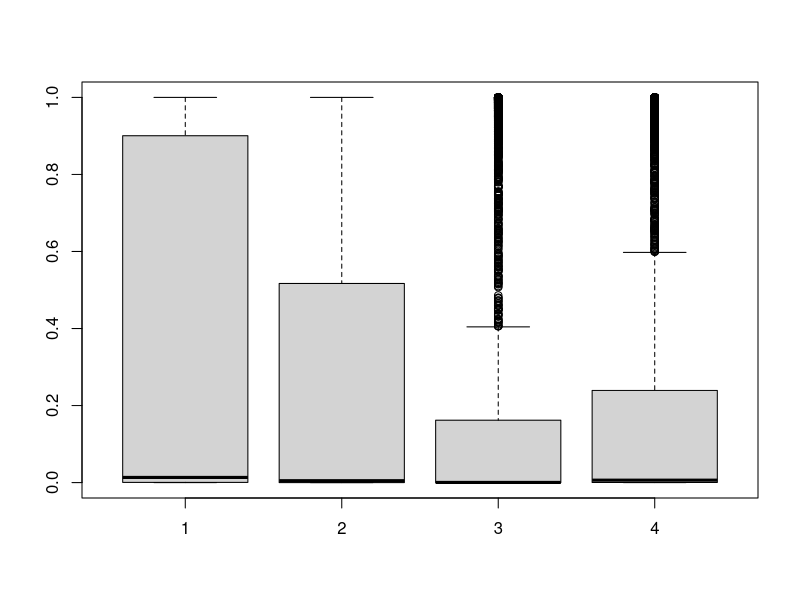
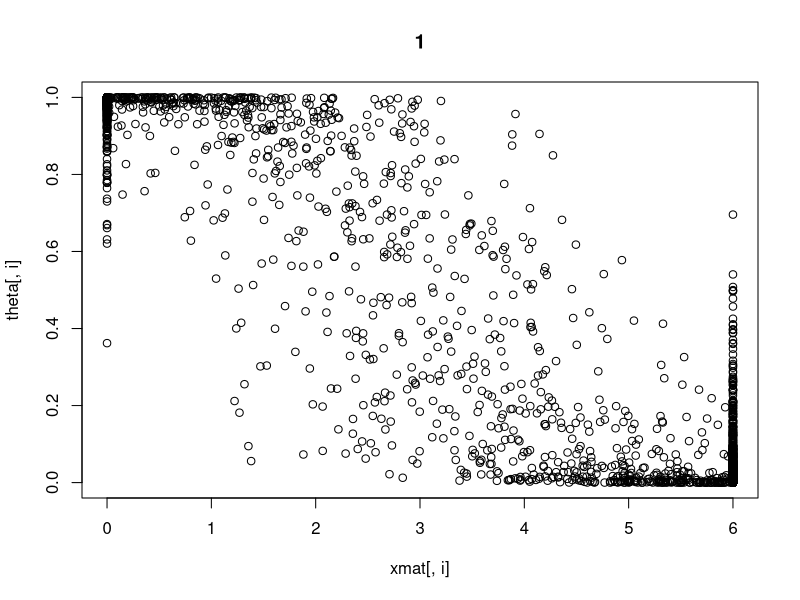
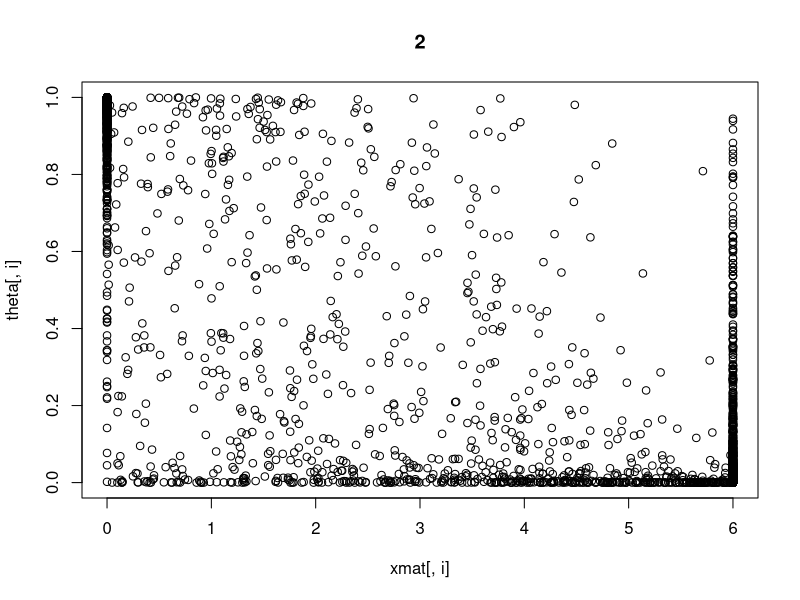
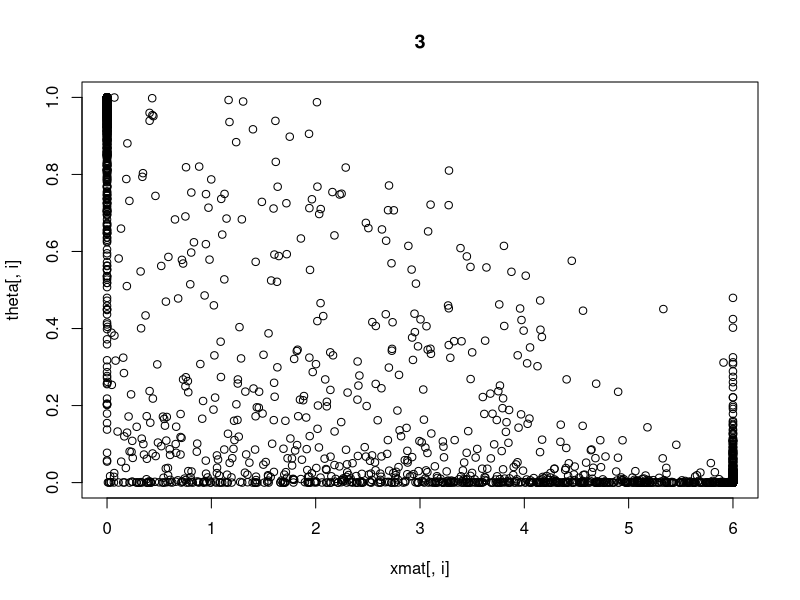
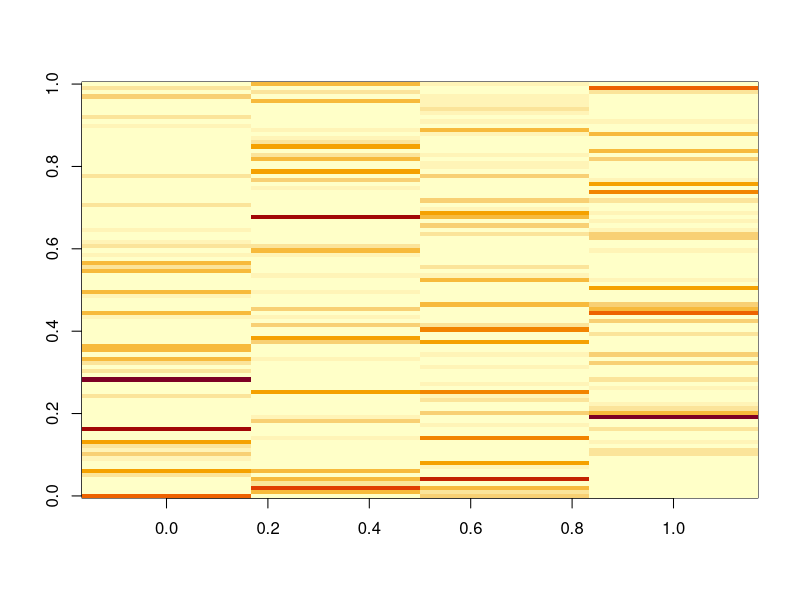
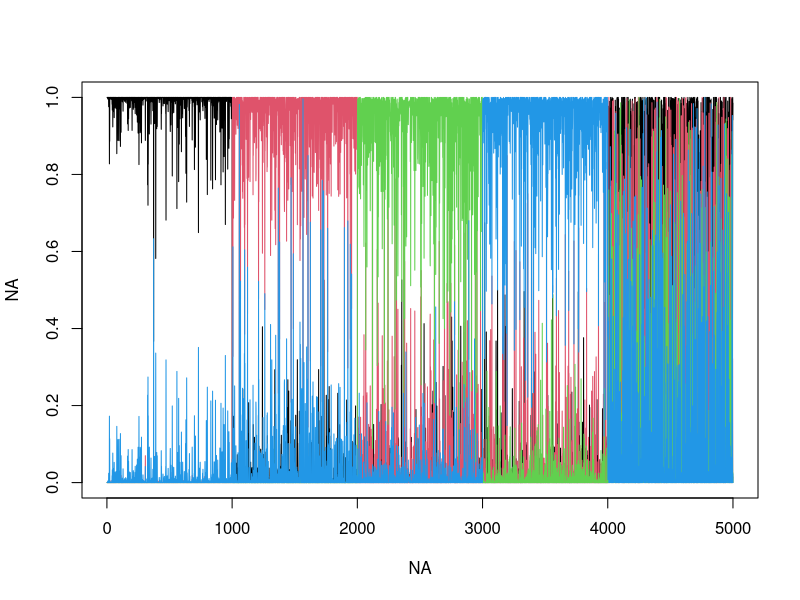
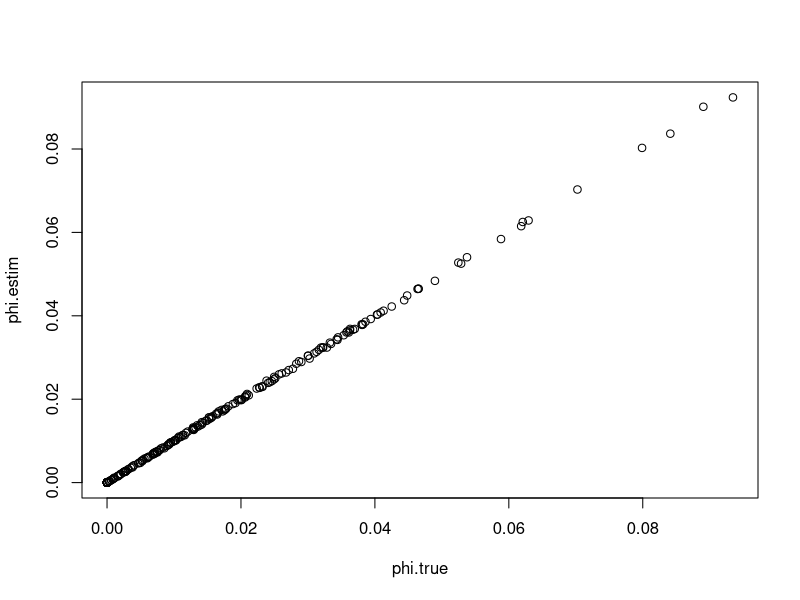

Recreate these plots in R, in order. (Note: this script raises an error after producing the figures.)
rm(list=ls(all=TRUE))
library(MCMCpack)
set.seed(5)

nloc=5000
nspp=100
ncommun=4
base=floor(nloc/(ncommun-2))
nparam=ncommun-1

#we have to make sure that each community dominates at least some locations
xmat=cbind(c(rep(0,nloc*0.2),rep(6,nloc*0.6),runif(nloc*0.2,min=0,max=6)),
           c(rep(6,nloc*0.2),rep(0,nloc*0.2),rep(6,nloc*0.4),runif(nloc*0.2,min=0,max=6)),
           c(rep(6,nloc*0.4),rep(0,nloc*0.2),rep(6,nloc*0.2),runif(nloc*0.2,min=0,max=6)))
betas=matrix(0,nparam,ncommun-1)
diag(betas)=c(-1,-1,-1)
betas.true=betas
mu=3
medias.true=medias=mu+xmat%*%betas
psi=matrix(NA,nloc,ncommun-1)
sig2.true=sig2=c(1,2,1)
for (i in 1:(ncommun-1)){
  psi[,i]=rnorm(nloc,mean=medias[,i],sd=sqrt(sig2[i]))
}
psi.true=psi
apply(psi,2,range)

#generate thetas
theta=matrix(NA,nloc,ncommun)
aux=rep(1,nloc)
for (i in 1:(ncommun-1)){
  tmp=pnorm(psi[,i])
  theta[,i]=tmp*aux
  aux=aux*(1-tmp)
}
theta[,ncommun]=aux
theta.true=theta
  
boxplot(theta)
apply(theta>0.9,2,mean)

unique(apply(theta,1,sum))
for (i in 1:(ncommun-1)) plot(xmat[,i],theta[,i],main=i)

#generate phi  
tmp=rdirichlet(ncommun,alpha=rep(1,nspp))
for (i in 1:nspp){
  ind=sample(1:ncommun,size=ncommun/2)
  tmp[ind,i]=0
}
phi=tmp/matrix(rowSums(tmp),ncommun,nspp)
round(phi[,1:20],2)
table(round(phi,2))

unique(rowSums(phi))
phi.true=phi
image(phi)

#generate actual observations y
nl=floor(runif(nloc,min=200,max=400))
nlk=matrix(NA,nloc,ncommun)
nks=matrix(0,ncommun,nspp)
y=matrix(NA,nloc,nspp)
for (i in 1:nloc){
  nlk[i,]=rmultinom(1,size=nl[i],prob=theta[i,])
  tmp1=rep(0,nspp)
  for (k in 1:ncommun){
    tmp=rmultinom(1,size=nlk[i,k],prob=phi[k,])
    nks[k,]=nks[k,]+tmp
    tmp1=tmp1+tmp
  }
  y[i,]=tmp1
}
# image(y)

#look at stuff to make sure it makes sense
theta.estim=nlk/matrix(nl,nloc,ncommun)
plot(NA,NA,xlim=c(1,nloc),ylim=c(0,1))
for (i in 1:ncommun) lines(1:nloc,theta.estim[,i],col=i)
nlk.true=nlk

phi.estim=nks/matrix(rowSums(nks),ncommun,nspp,)
plot(phi.true,phi.estim)
nks.true=nks

#export results
setwd('U:\\GIT_models\\git_LDA_MS')
nome=paste('fake data',ncommun,c('',' dmat'),'.csv',sep='')    
colnames(y)=paste('spp',1:nspp,sep='')
rownames(y)=paste('loc',1:nloc,sep='')
write.csv(y,nome[1])    
write.csv(xmat,nome[2],row.names=F)
